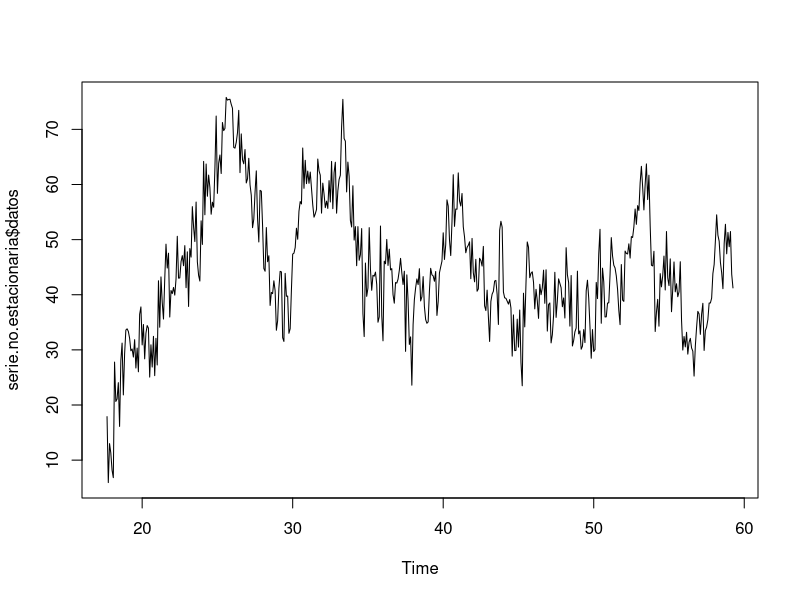
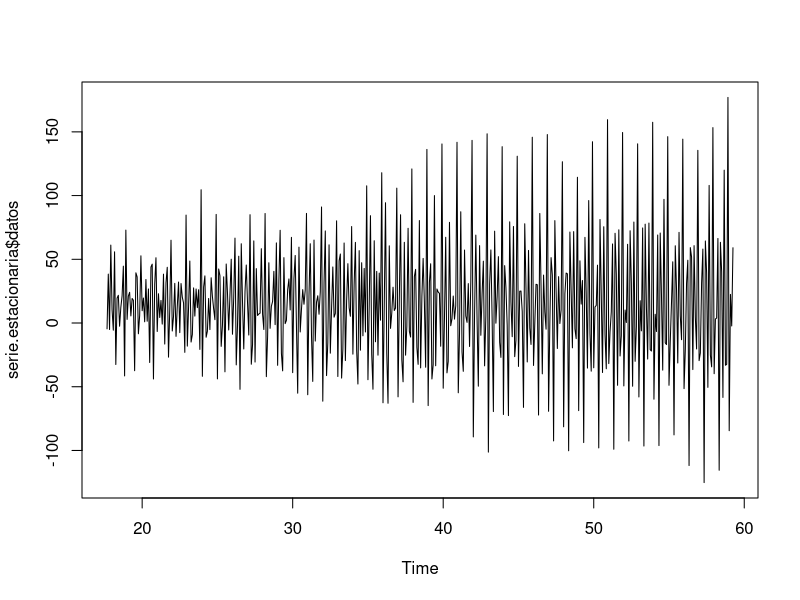

Recreate these plots in R, in order.
## ---- chunk 1
simular.proceso <- function(data, n, temporalidad, 
                            no.estacional, estacional, 
                            p=NULL, q=NULL, P=NULL, Q=NULL){
  
  require(forecast)
  tryCatch({
    coeficientes <- list(p, q, P, Q)
    coeficientes.simulados <- lapply(c(no.estacional[c(1,3)], 
                                       estacional[c(1,3)]), 
                                     function(x) sample(seq(-1,1,.1), x))
    pos <- which(sapply(coeficientes, is.null)==TRUE)
    
    coeficientes[pos] <- coeficientes.simulados[pos]
    names(coeficientes) <- c("p", "q", "P", "Q")
    
    modelo <- Arima(ts(data=data, freq=temporalidad), 
                    order = no.estacional, 
                    seasonal = estacional,
                    fixed=c(phi=coeficientes$p, 
                            theta=coeficientes$q, 
                            Phi=coeficientes$P, 
                            Theta=coeficientes$Q))
    datos <- simulate(modelo, nsim=(n+length(data)))
    
    datos <- subset(datos, start=length(data)+1)
    list(modelo=modelo, datos=datos)}, 
    error = function(e) simular.proceso(data, n, temporalidad,
                                        no.estacional, estacional, 
                                        p, q, P, Q))
}

set.seed(160589)
serie.no.estacionaria <- simular.proceso(data=rpois(100, 15), n=500, temporalidad=12, 
                              no.estacional=c(1,1,2), estacional = c(1,0,1))
plot(serie.no.estacionaria$datos, type="l")
## ---- chunk 2
set.seed(160589)
serie.estacionaria <- simular.proceso(data=rpois(100, 15), n=500, temporalidad=12, 
                              no.estacional=c(2,0,2), estacional = c(2,1,1))
plot(serie.estacionaria$datos, type="l")
